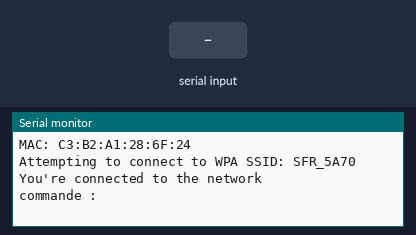
This sketch was run on a simulated Arduino MKR. On the bench: the last lines printed to the serial monitor. Inputs (shaded band) come from the test bench. WiFi joins after 1.5 s; servers stay silent unless stated.

Above: at 12.7 s.
12.8 s: "1" received over Serial
At 13.8 s:
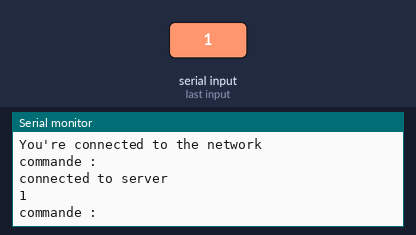
14.5 s: "0" received over Serial
At 15.1 s:
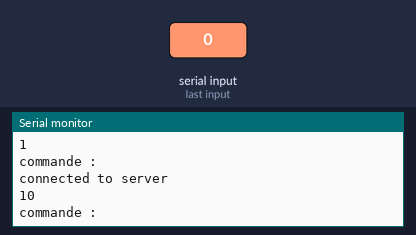
16.0 s: "2" received over Serial
At 17.5 s:
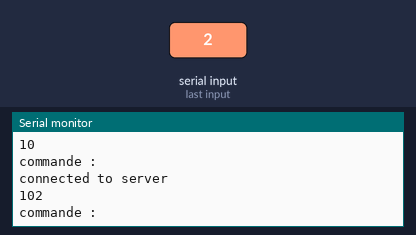

Measured:
- after the input at 12.8 s, the serial monitor: prints a new line after 0.20 s (image 1)
- after the input at 14.5 s, the serial monitor: prints a new line after 0.20 s (image 2)
- after the input at 16.0 s, the serial monitor: prints a new line after 0.20 s (image 3)

The sketch:

seriephp.ino
```cpp
#include <SPI.h>
#include <WiFiNINA.h>

char ssid[] = "SFR_5A70";        // your network SSID (name)
char pass[] = "ra4bleteechembleyhoc";    // your network password (use for WPA, or use as key for WEP)

int status = WL_IDLE_STATUS;

IPAddress server(192,168,1,24);  // numeric IP for Google (no DNS)

String txtMsg = "";//mot reçu

WiFiClient client;

void setup() {
  // Open serial communications and wait for port to open:
  Serial.begin(9600);
  while (!Serial) {
    ;  // wait for serial port to connect. Needed for native USB port only
  }

  // print your MAC address:
  byte mac[6];
  WiFi.macAddress(mac);
  Serial.print("MAC: ");
  printMacAddress(mac);//MAC: 30:C6:F7:02:6C:F4
  //connexion au réseau wifi
  while (status != WL_CONNECTED) {
    Serial.print("Attempting to connect to WPA SSID: ");
    Serial.println(ssid);
    // Connect to WPA/WPA2 network:
    status = WiFi.begin(ssid, pass);

    // wait 10 seconds for connection:
    delay(10000);
    Serial.println("You're connected to the network");
    Serial.println();
  }


}

void loop() {
  Serial.println("commande :");
  Serial.println();
  // add any incoming characters to the String:
  while (Serial.available() == 0){
    //attendre
    //Serial.println("j'attends");
  }
  while (Serial.available() > 0) {
    char inChar = Serial.read();
    txtMsg += inChar;
  }
  //envoie de la requete
  if (client.connect(server, 80)) {
    Serial.println("connected to server");
    // Make a HTTP request:
    client.println("GET /index.php?data=18 HTTP/1.1");
    client.println("Host: server");
    client.println("Connection: close");
    client.println();
  }
  Serial.println(txtMsg);

}


void printMacAddress(byte mac[]) {
  for (int i = 5; i >= 0; i--) {
    if (mac[i] < 16) {
      Serial.print("0");
    }
    Serial.print(mac[i], HEX);
    if (i > 0) {
      Serial.print(":");
    }
  }
  Serial.println();
}

void printWifiStatus() {
  // print your board's IP address:
  IPAddress ip = WiFi.localIP();
  Serial.print("IP Address: ");
  Serial.println(ip);
}
```
